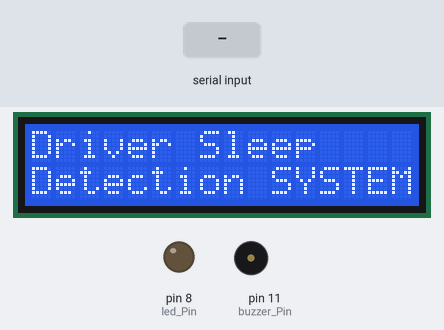
A sketch run on a simulated Arduino Uno, built with avr-gcc and run on an emulated ATmega328P. Parts: 16×2 character LCD, output pins drawn as LEDs (lit = HIGH), buzzer (waves = sounding, pin HIGH). The inputs (shaded band) are chosen by the test bench.

Above: at 1.2 s.
1.3 s: "a" received over Serial
At 2.1 s:
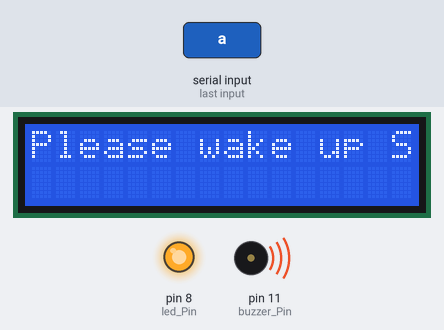
At 3.5 s:
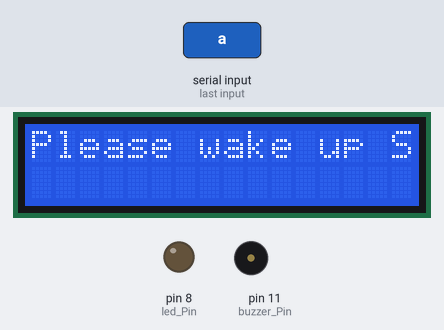
3.8 s: "b" received over Serial
At 5.4 s:
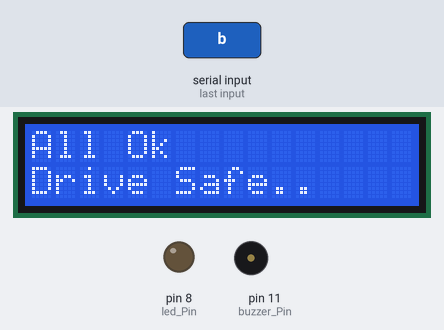
Timing chart, 0 to 6.9 s (numbered marks = the images above; inputs shaded):
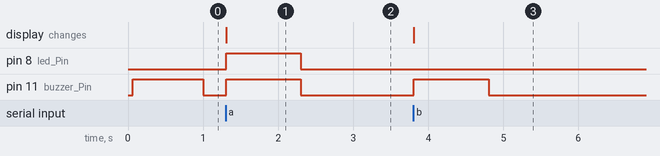

The sketch:

Driver_Sleep_Detection_System_Arduino.ino
```cpp
#include <LiquidCrystal.h>

LiquidCrystal lcd(2, 3, 4, 5, 6, 7);
const int buzzer_Pin = 11;  // I/O pin of the 3-pin buzzer
const int led_Pin = 8;      // LED pin
char sleep_status = 0;
unsigned long previousMillis = 0;  // Store last time buzzer or LED was activated
const long interval = 1000;         // Interval for LED and buzzer

void setup() {
  Serial.begin(9600);
  pinMode(buzzer_Pin, OUTPUT);  // Buzzer pin as output
  pinMode(led_Pin, OUTPUT);     // LED pin as output
  lcd.begin(16, 2);
  lcd.print("Driver Sleep ");
  lcd.setCursor(0, 1);
  lcd.print("Detection SYSTEM");
  digitalWrite(buzzer_Pin, HIGH); // Make sure buzzer is OFF initially
  digitalWrite(led_Pin, LOW);    // Make sure LED is OFF initially
}

void loop() {
  if (Serial.available() > 0) {
    sleep_status = Serial.read();

    if (sleep_status == 'a') {
      lcd.clear();
      lcd.print("Please wake up Sir..");
      digitalWrite(buzzer_Pin, HIGH);
      digitalWrite(led_Pin, HIGH);
      previousMillis = millis();  // Reset the timer
    }
    else if (sleep_status == 'b') {
      lcd.clear();
      lcd.print("All Ok");
      lcd.setCursor(0, 1);
      lcd.print("Drive Safe..");
      digitalWrite(buzzer_Pin, HIGH);   // Ensure buzzer is OFF     // Ensure LED is OFF
      previousMillis = millis();  // Reset the timer
    }
  }

  // Check if buzzer/LED should be turned off after the interval
  if (digitalRead(buzzer_Pin) == HIGH && millis() - previousMillis >= interval) {
    digitalWrite(buzzer_Pin, LOW);
    digitalWrite(led_Pin, LOW);
  }
}
```

Measured:
- after the input at 1.3 s, pin 8 (led_Pin), pin 11 (buzzer_Pin): LOW → HIGH at once, → LOW 1.0 s later; the display: changes at once (image 1)
- after the input at 3.8 s, pin 11 (buzzer_Pin): LOW → HIGH at once, → LOW 1.0 s later; the display: changes at once (image 3)
